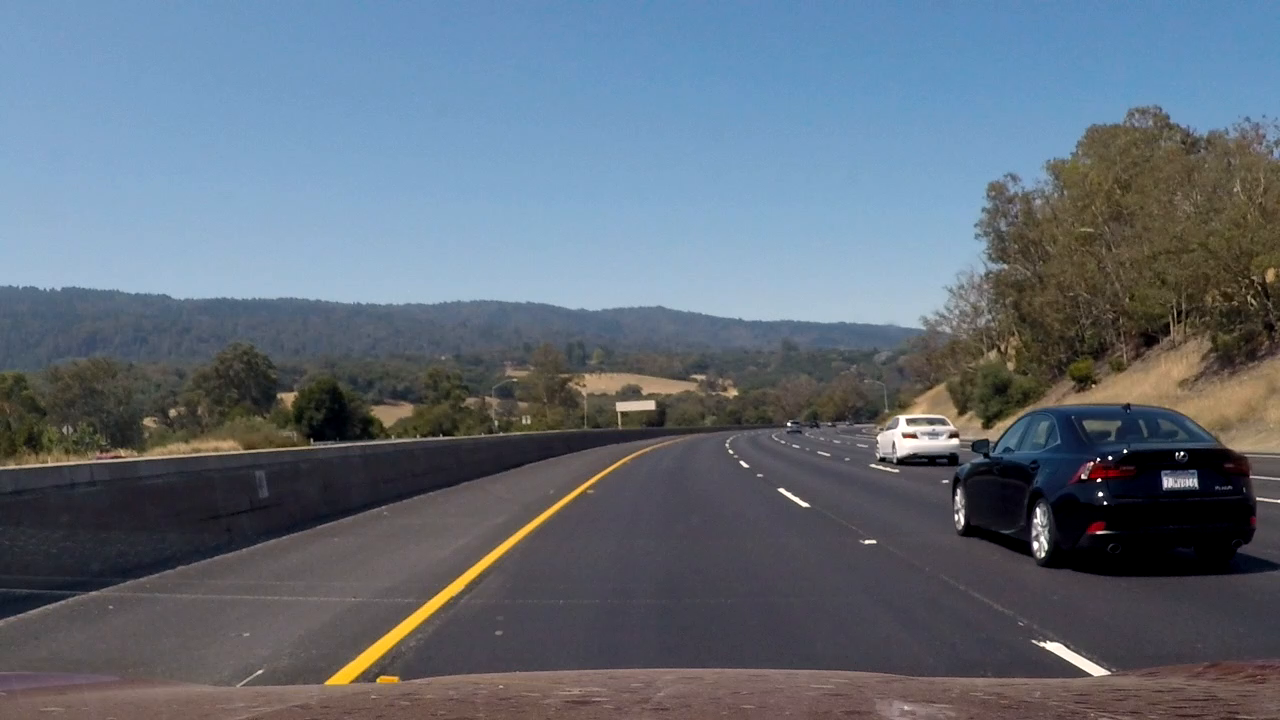
#> input picture frame.png, 1280 x 720 px
$ python -i lane_detector.py   (imports and definitions only)   (older library calls are emulated)
#> lines starting #> are read from the running program, lines starting #| are printed output that depends on the picture; after the words box and inside, x2 and y2 are one past the last pixel; in counts of white or black regions, pixels touching at a corner belong together
"""
    set of functions for lane detection
"""

# imports
import glob
import numpy as np
import cv2
import math
import os
import random
import collections


# [44 lines left out: functions calibrate_camera, img_undistort, not called in this run]


def sobel_thresh_abs(img, orient='x', thresh=(20,100)):
    """
        function to return a sobel absolute threshold
        fixed kernel size of 9 used in this function
        Args:
            img: the undistorted image to threshold
            orient: whether to apply x or y axis
            thresh: the min and max threshold values
        Returns:
            sbinary: a thresholded binary image

    """
    # get grayscale
    gray = cv2.cvtColor(img, cv2.COLOR_BGR2GRAY)
    # do sobel
    if orient == 'x':
        sobelv = cv2.Sobel(gray, cv2.CV_64F, 1, 0, ksize=9)
    else:
        sobelv = cv2.Sobel(gray, cv2.CV_64F, 0, 1, ksize=9)
    # abssolute value
    abs_sobelv = np.absolute(sobelv)
    scaled_sobelv = np.uint8(255*abs_sobelv/np.max(abs_sobelv))
    # now threshold
    sbinary = np.zeros_like(scaled_sobelv)
    sbinary[(scaled_sobelv >= thresh[0]) & (scaled_sobelv <= thresh[1])] = 1
    return sbinary


def hls_select(img, thresh=(0, 255)):
    """
        function to return a hls color threshold
        Args:
            img: the undistorted image to threshold
            thresh: the min and max threshold values
        Returns:
            sbinary: a thresholded binary image

    """
    # convert to HLS color space
    hls = cv2.cvtColor(img, cv2.COLOR_BGR2HLS)
    s_channel = hls[:,:,2]
    # apply a threshold to the S channel
    sbinary = np.zeros_like(s_channel)
    sbinary[(s_channel > thresh[0]) & (s_channel <= thresh[1])] = 1
    # return a binary image of threshold result
    return sbinary


# [55 lines left out: functions apply_perspective_transform, return_histogram, not called in this run]


def get_gradhls_combined(img, sobel_thresh=(20, 100), color_thresh=(150, 255)):
    """
        function to combined binary thresholds over sobel_abs_x and hls
        Args:
            img: the undistorted image
            sobel_thresh, color_thresh: parameters for the threshold functions
        Returns:
            a combined threshold across all the thresholds
    """
    # get the thresholds
    gradx = sobel_thresh_abs(img, 'x', thresh=(sobel_thresh[0], sobel_thresh[1]))
    color_select = hls_select(img, (color_thresh[0], color_thresh[1]))

    # combine them
    combined_binary = np.zeros_like(gradx)
    combined_binary[(gradx == 1) | (color_select == 1)] = 1

    return combined_binary


# [260 lines left out: functions calculate_radius, calculate_offset, seek_lanes, find_lanes, draw_output, not called in this run]


class lane_detector():
    """
        class definition for an advanced lane detector
        relies on pre-defined functions above in this notebook
    """

    # [121 lines left out: functions __init__, append_lists, check_lane_sanity, get_plot_lines, process_image, not called in this run]

>>> import cv2
>>> picture = cv2.imread('frame.png')
#> picture is the input picture: shape (720, 1280, 3); mean B, G, R 120.3, 107.7, 96.9
>>> result = get_gradhls_combined(picture)
#> in sobel_thresh_abs, `sobelv = cv2.Sobel(gray, cv2.CV_64F, 1, 0, ksize=9)`:
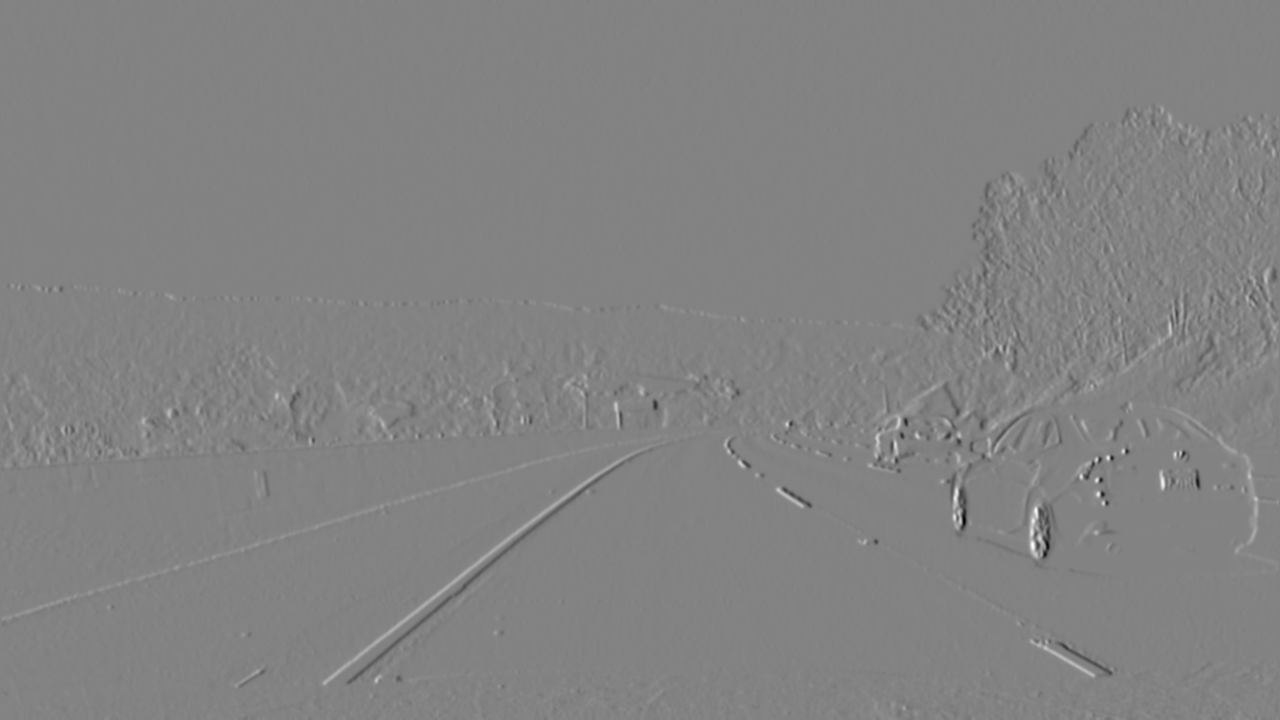
#> sobelv: shape (720, 1280) float64; min -1931667, max 1833184, mean -282; drawn with min black and max white
#> in get_gradhls_combined, `gradx = sobel_thresh_abs(img, 'x', thresh=(sobel_thresh[0], sobel_thre..`:
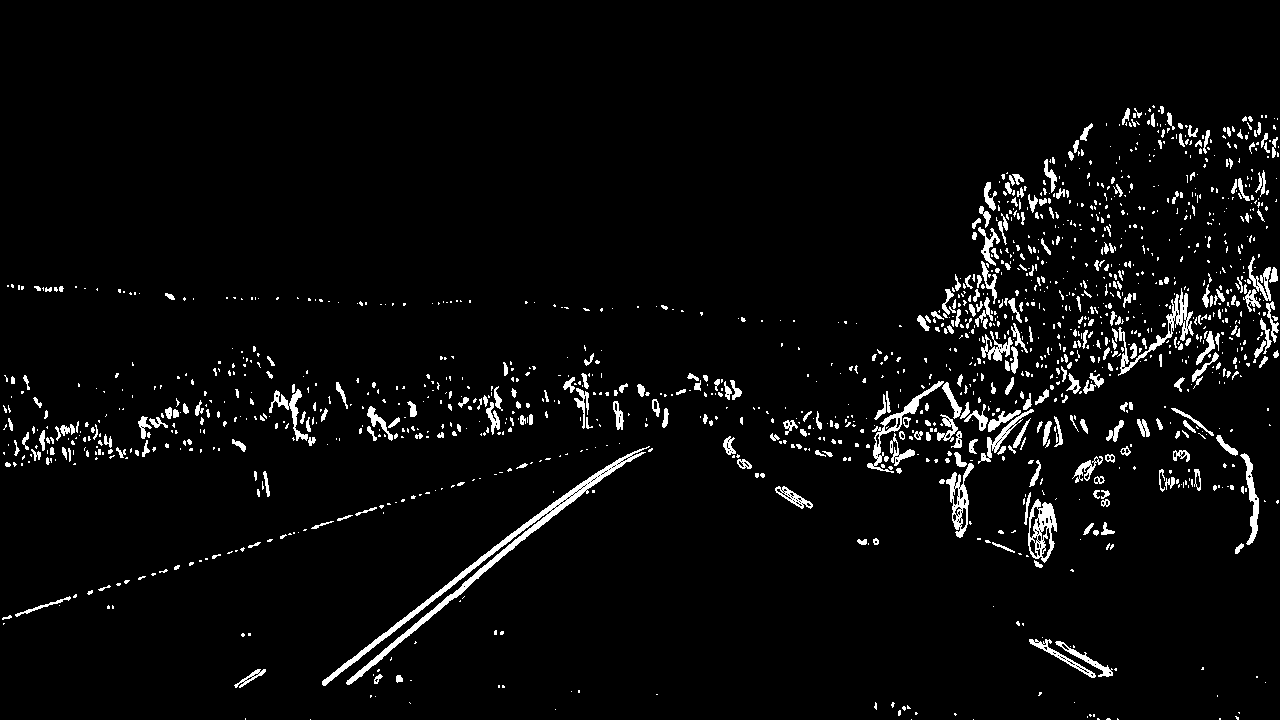
#> gradx: shape (720, 1280); values 0 (black) and 1 (white), 4.1% white; 1464 white regions (1111 under 20 px), largest, box (x1, y1, x2, y2) and area: (322, 446, 650, 686) 3808, (1118, 288, 1194, 376) 1002, (1028, 499, 1057, 563) 903
#> in hls_select, `hls = cv2.cvtColor(img, cv2.COLOR_BGR2HLS)`: hls: shape (720, 1280, 3); mean of channels 0, 1, 2 85.9, 108.4, 62.6
#> in hls_select, `s_channel = hls[:,:,2]`:
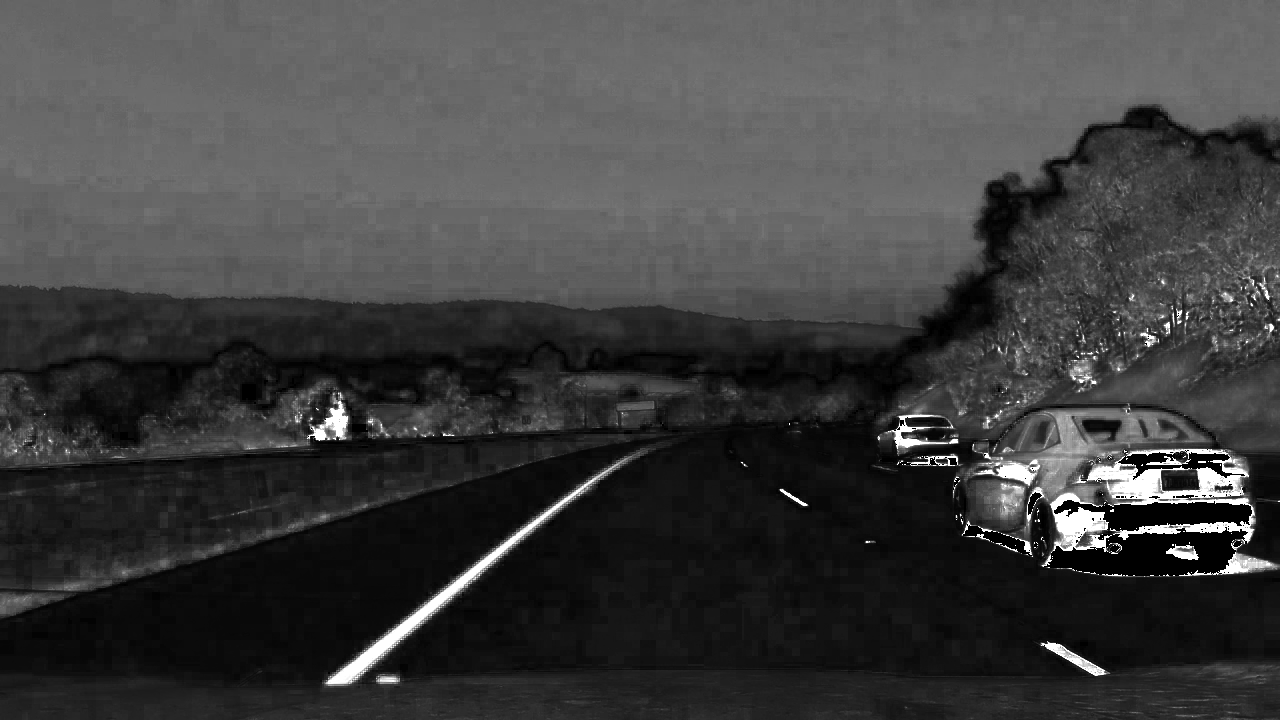
#> s_channel: shape (720, 1280); min 0, max 255, mean 62.6
#> in get_gradhls_combined, `color_select = hls_select(img, (color_thresh[0], color_thresh[1]))`: color_select: shape (720, 1280); values 0 (black) and 1 (white), 2% white; 483 white regions (443 under 20 px), largest, box (x1, y1, x2, y2) and area: (1087, 449, 1255, 544) 5239, (325, 462, 621, 684) 3313, (1050, 492, 1112, 552) 1869
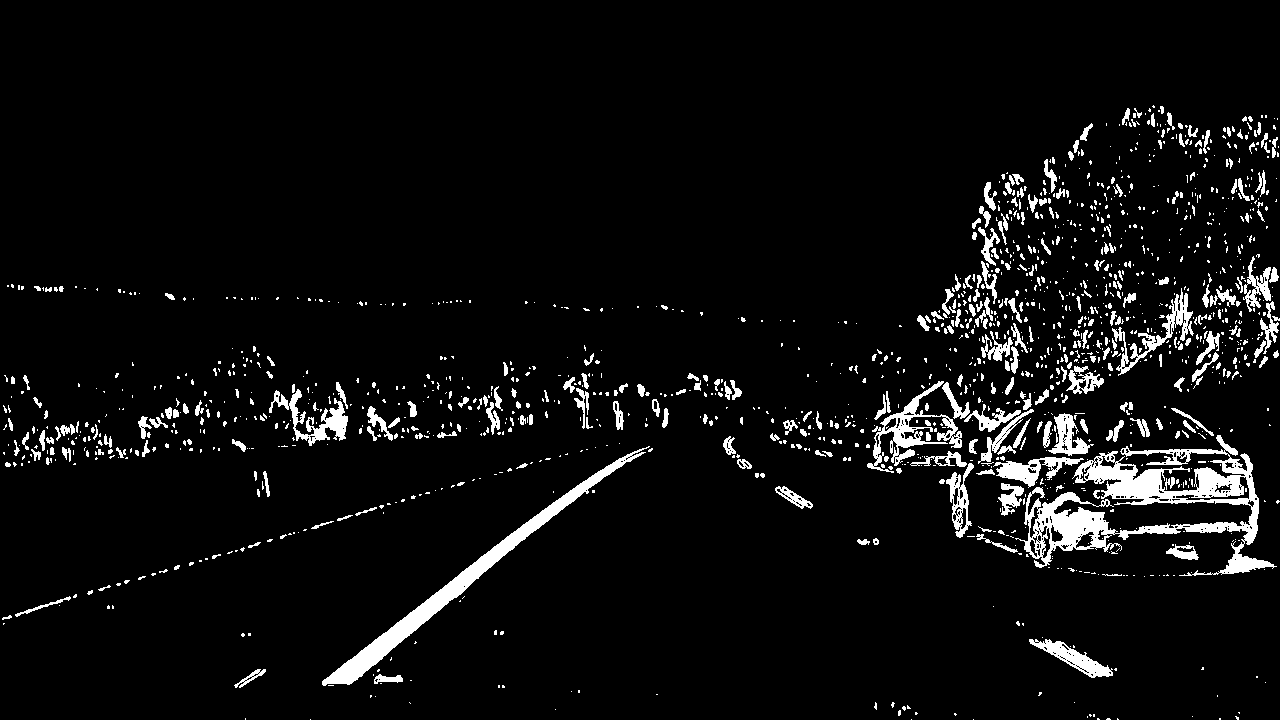
#> result: shape (720, 1280); values 0 (black) and 1 (white), 5.7% white; 1514 white regions (1195 under 20 px), largest, box (x1, y1, x2, y2) and area: (1015, 435, 1277, 576) 10723, (322, 446, 650, 686) 5399, (867, 381, 962, 473) 2025
